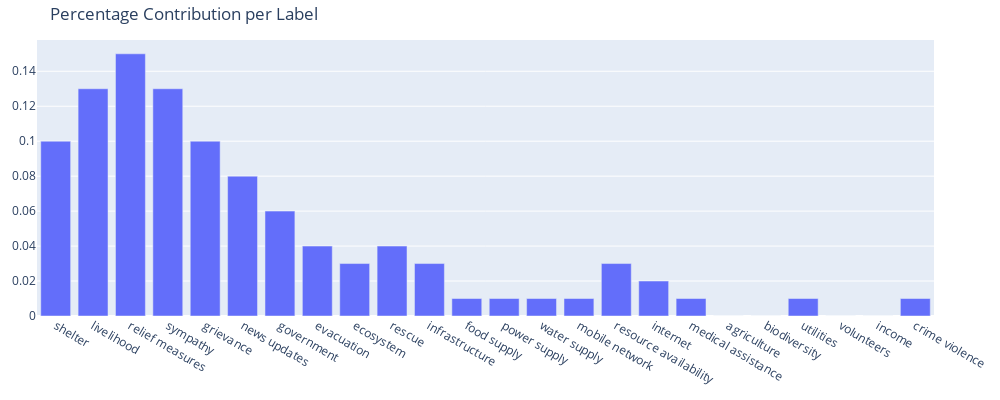

Notebook source saved alongside this figure:
### Code cell
fig = go.Figure()

fig.add_trace(go.Bar(y=list(label_dist.values()), x=list(label_dist.keys())))

fig.update_layout(
    title='Percentage Contribution per Label',
    autosize=False,
    width=1000,
    height=400,
    margin=dict(l=20, r=20, t=40, b=20),
    showlegend=False
)

fig.show()

### Figure 1 — Plotly figure (JSON) as saved in the notebook; plotly's stock layout.template omitted (floating-point values rounded to 4 significant figures)
{"data": [{"type": "bar", "x": ["shelter", "livelihood", "relief measures", "sympathy", "grievance", "news updates", "government", "evacuation", "ecosystem", "rescue", "infrastructure", "food supply", "power supply", "water supply", "mobile network", "resource availability", "internet", "medical assistance", "agriculture", "biodiversity", "utilities", "volunteers", "income", "crime violence"], "y": [0.1, 0.13, 0.15, 0.13, 0.1, 0.08, 0.06, 0.04, 0.03, 0.04, 0.03, 0.01, 0.01, 0.01, 0.01, 0.03, 0.02, 0.01, 0, 0, 0.01, 0, 0, 0.01]}], "layout": {"autosize": false, "height": 400, "margin": {"b": 20, "l": 20, "r": 20, "t": 40}, "showlegend": false, "title": {"text": "Percentage Contribution per Label"}, "width": 1000}}
